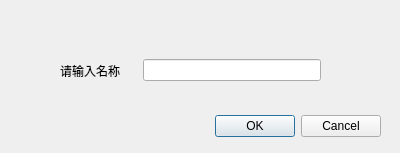
<?xml version="1.0" encoding="UTF-8"?>
<ui version="4.0">
 <class>NewFileDic</class>
 <widget class="QDialog" name="NewFileDic">
  <property name="geometry">
   <rect>
    <x>0</x>
    <y>0</y>
    <width>400</width>
    <height>153</height>
   </rect>
  </property>
  <property name="sizePolicy">
   <sizepolicy hsizetype="Fixed" vsizetype="Fixed">
    <horstretch>0</horstretch>
    <verstretch>0</verstretch>
   </sizepolicy>
  </property>
  <property name="windowTitle">
   <string>Dialog</string>
  </property>
  <widget class="QDialogButtonBox" name="buttonBox">
   <property name="geometry">
    <rect>
     <x>40</x>
     <y>110</y>
     <width>341</width>
     <height>32</height>
    </rect>
   </property>
   <property name="orientation">
    <enum>Qt::Horizontal</enum>
   </property>
   <property name="standardButtons">
    <set>QDialogButtonBox::Cancel|QDialogButtonBox::Ok</set>
   </property>
  </widget>
  <widget class="QWidget" name="">
   <property name="geometry">
    <rect>
     <x>60</x>
     <y>50</y>
     <width>261</width>
     <height>41</height>
    </rect>
   </property>
   <layout class="QHBoxLayout" name="horizontalLayout" stretch="3,7">
    <item>
     <widget class="QLabel" name="label">
      <property name="text">
       <string>请输入名称</string>
      </property>
     </widget>
    </item>
    <item>
     <widget class="QLineEdit" name="lineEdit">
      <property name="text">
       <string/>
      </property>
     </widget>
    </item>
   </layout>
  </widget>
 </widget>
 <resources/>
 <connections>
  <connection>
   <sender>buttonBox</sender>
   <signal>accepted()</signal>
   <receiver>NewFileDic</receiver>
   <slot>accept()</slot>
   <hints>
    <hint type="sourcelabel">
     <x>248</x>
     <y>254</y>
    </hint>
    <hint type="destinationlabel">
     <x>157</x>
     <y>274</y>
    </hint>
   </hints>
  </connection>
  <connection>
   <sender>buttonBox</sender>
   <signal>rejected()</signal>
   <receiver>NewFileDic</receiver>
   <slot>reject()</slot>
   <hints>
    <hint type="sourcelabel">
     <x>316</x>
     <y>260</y>
    </hint>
    <hint type="destinationlabel">
     <x>286</x>
     <y>274</y>
    </hint>
   </hints>
  </connection>
 </connections>
</ui>
